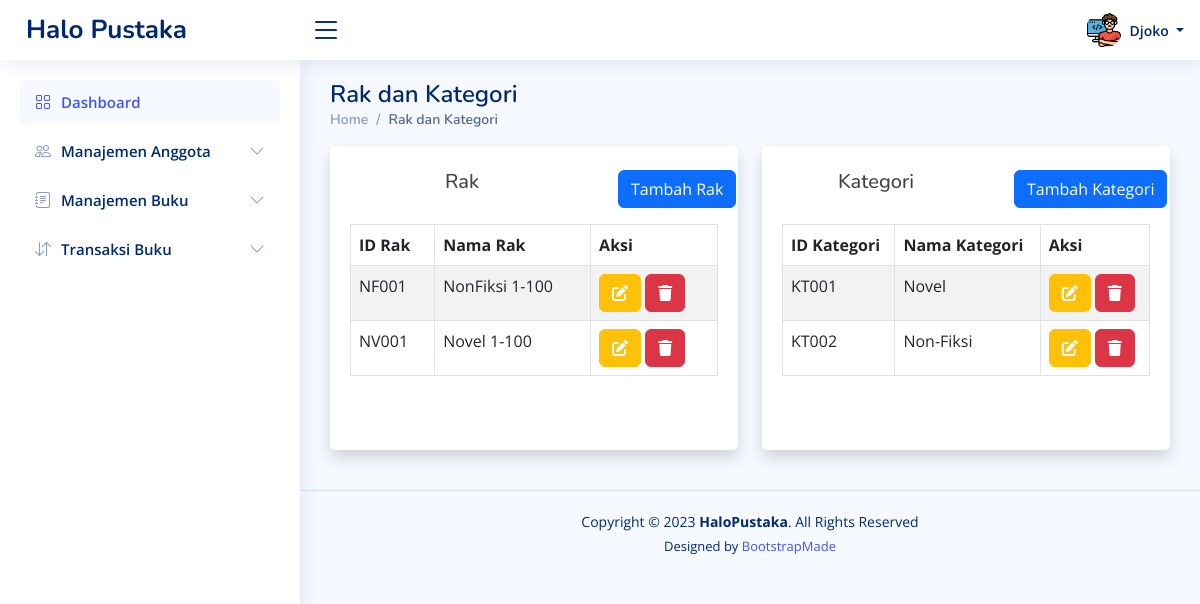
The page /dashboard.php?page=viewrak (signed in) on the database as committed earlier.
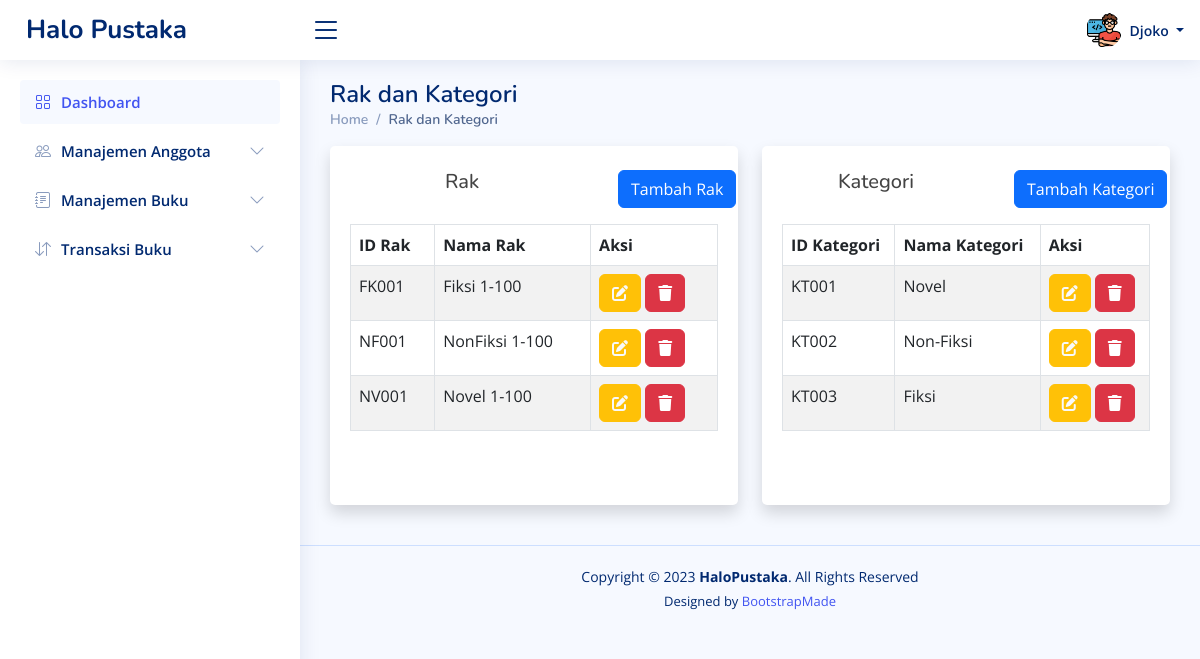
The same page on the database as committed later.
### tables this page shows
CREATE TABLE `rak` (
  `id_rak` char(5) NOT NULL,
  `nama_rak` varchar(100) NOT NULL
);

CREATE TABLE `kategori` (
  `id_kategori` char(5) NOT NULL,
  `nama_kategori` varchar(100) NOT NULL
);

### _viewrak.php (the view, shortened to what this page needs)
<div class="container">
    <div class="row" style="margin-bottom: 20px;">
        <div class="col-md-6">
            <div class="card border-bottom-success shadow h-100 py-2">
                <div class="row mt-3 mb-3">
                    <h5 class="text-center col-sm-8">Rak</h5>
                    <div class="col-sm-4">
                        <a href="#" data-bs-toggle="modal" data-bs-target="#rakModal" class="btn btn-primary">Tambah
                            Rak</a>
                    </div>
                </div>
                <div class="card-body">
                    <table id="table3" class="table table-striped table-bordered">
                        <thead>
                            <tr>
                                <th>ID Rak</th>
                                <th>Nama Rak</th>
                                <th>Aksi</th>
                            </tr>
                        </thead>
                        <tbody>
                            <?php
                            $sql = mysqli_query($koneksi, "SELECT * FROM rak");
                            while ($rak = mysqli_fetch_array($sql)) {
                                ?>
                                <tr>
                                    <td>
                                        <?php echo $rak["id_rak"] ?>
                                    </td>
                                    <td>
                                        <?php echo $rak["nama_rak"] ?>
                                    </td>
                                    <td><a href="#" data-bs-toggle="modal" data-bs-target="#editRak"
                                            data-id="<?php echo $rak["id_rak"] ?>"
                                            data-nama="<?php echo $rak["nama_rak"] ?>"
                                            class="btn btn-warning text-light btneditrak"><i
                                                class="fas fa-pen-to-square"></i></a>
                                        <a href="<?php echo $_SERVER['PHP_SELF'] . '?page=viewrak&idrak=' . $rak['id_rak'] ?>"
                                            class="btn btn-danger confirmAlert" id="btnhapusrak"><i
                                                class="fas fa-trash"></i></a>
                                    </td>
                                </tr>
                                <?php
                            }
                            ?>
                        </tbody>
                    </table>
                </div>
            </div>
        </div>
        <div class="col-md-6">
            <div class="card border-bottom-primary shadow h-100 py-2">
                <div class="row mt-3 mb-3">
                    <h5 class="text-center col-sm-7">Kategori</h5>
                    <div class="col-sm-5">
                        <a href="#" data-bs-toggle="modal" data-bs-target="#kategoriModal"
                            class="btn btn-primary">Tambah Kategori</a>
                    </div>
                </div>
                <div class="card-body">
                    <table id="table4" class="table table-striped table-bordered">
                        <thead>
                            <tr>
                                <th>ID Kategori</th>
                                <th>Nama Kategori</th>
                                <th>Aksi</th>
                            </tr>
                        </thead>
                        <tbody>
                            <?php
                            $sql = mysqli_query($koneksi, "SELECT * FROM kategori");
                            while ($kategori = mysqli_fetch_array($sql)) {
                                ?>
                                <tr>
                                    <td>
                                        <?php echo $kategori["id_kategori"] ?>
                                    </td>
                                    <td>
                                        <?php echo $kategori["nama_kategori"] ?>
                                    </td>
                                    <td><a href="#" data-bs-toggle="modal" data-bs-target="#editKategori"
                                            data-id="<?php echo $kategori["id_kategori"] ?>"
                                            data-nama="<?php echo $kategori["nama_kategori"] ?>"
                                            class="btn btn-warning text-light btneditkateg"><i
                                                class="fas fa-pen-to-square"></i></a>
                                        <a href="<?php echo $_SERVER['PHP_SELF'] . '?page=viewrak&idkategori=' . $kategori['id_kategori'] ?>"
                                            class="btn btn-danger confirmAlert" id="btnhapuskateg"><i
                                                class="fas fa-trash"></i></a>
                                    </td>
                                </tr>
                                <?php
                            }
                            ?>
                        </tbody>
                    </table>
                </div>
            </div>
        </div>
    </div>
</div>

Rows that differ between the two databases and show on the page:
added rak: id_rak "FK001", nama_rak "Fiksi 1-100"
added kategori: id_kategori "KT003", nama_kategori "Fiksi"
